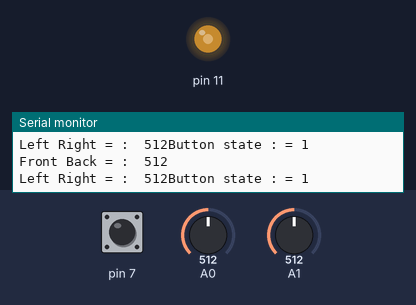
Simulated run of this sketch. Board: Arduino Uno, built with avr-gcc and run on an emulated ATmega328P. Parts: output pins drawn as LEDs (lit = HIGH), the last lines printed to the serial monitor. The test bench sets the inputs (shaded band); at power-on: A0 = 512, pin 7 HIGH, A1 = 512.

Above: at 1.3 s.
1.4 s: A0 set to 306
At 2.7 s:
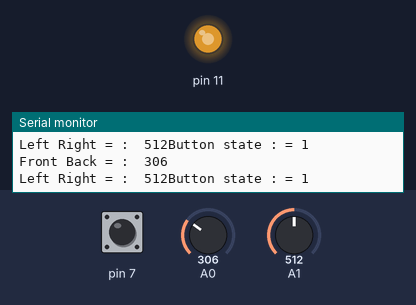
3.0 s: A0 set to 122
At 4.0 s:
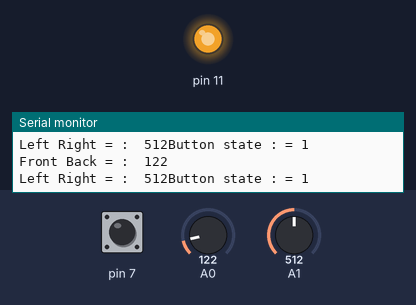
4.5 s: A0 set to 900
At 5.2 s:
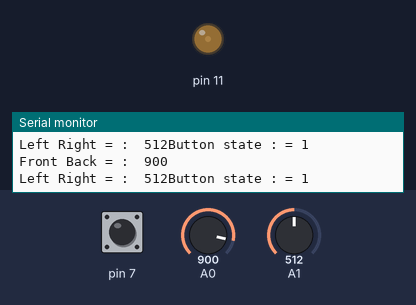
6.0 s: A0 set to 1023
At 6.5 s:
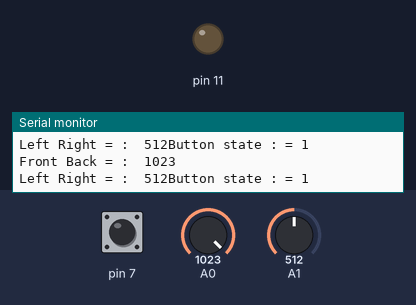
7.5 s: A0 set to 511
At 8.9 s:
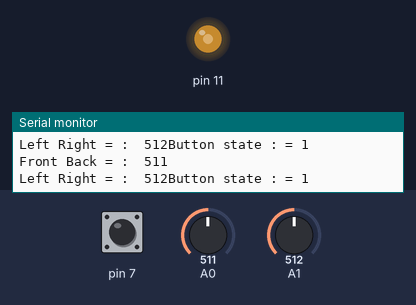
Timing chart, 0 to 10.0 s (numbered marks = the images above; inputs shaded):
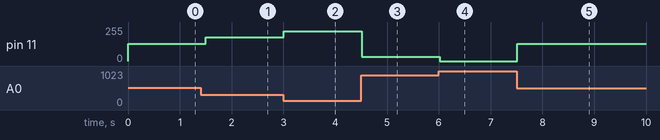

Measured:
- after the input at 1.4 s, pin 11: 128/255 → 179/255 after 0.10 s
- after the input at 3.0 s, pin 11: 179/255 → 225/255 at once
- after the input at 4.5 s, pin 11: 225/255 → 31/255 at once
- after the input at 6.0 s, pin 11: 31/255 → 0/255 at once
- after the input at 7.5 s, pin 11: 0/255 → 128/255 at once

The sketch:

joyStickLED.ino
```cpp
int frontback;
int leftright;
int btnstate;
int pwmvalue;

void setup() {
  Serial.begin(9600);
  pinMode(11,OUTPUT);
  pinMode(7,INPUT_PULLUP);

}

void loop()
{
 frontback = analogRead(A0);
 leftright = analogRead(A1);

 btnstate  = digitalRead(7);
 Serial.print("\nFront Back = :  ");
 Serial.print(frontback);
  Serial.print("\nLeft Right = :  ");
 Serial.print(leftright);
 Serial.print("Button state : = ");
 Serial.print(btnstate);

pwmvalue=frontback;
pwmvalue = map(frontback,0,1023,255,0);
analogWrite(11,pwmvalue);


 delay(500);

}
```
